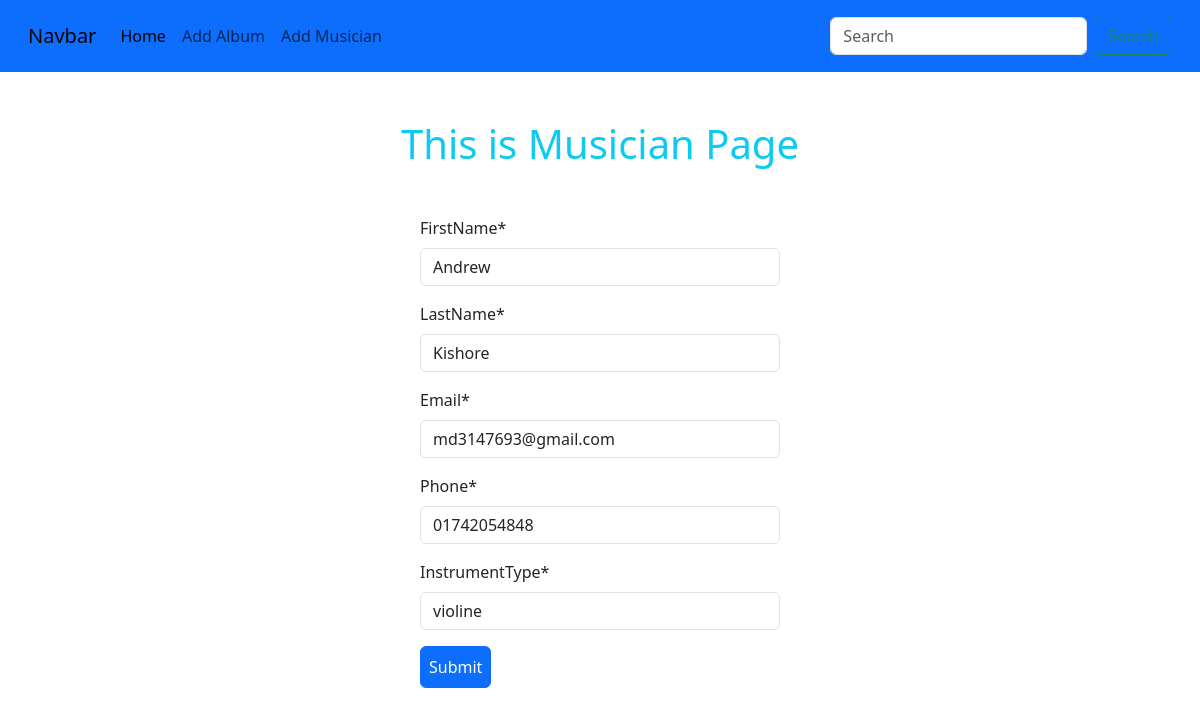
The page /musician/edit/2 on the database its author committed.
### musician/models.py (models this page shows, shortened)
class MusicianModel(models.Model):
    firstName = models.CharField(max_length=255)
    lastName = models.CharField(max_length=255)
    email = models.EmailField()
    phone = models.CharField(max_length=255)
    instrumentType = models.CharField(max_length=255)

### musician/views.py (the view)
# urls.py: path('edit/<int:id>',views.edit_musician,name = 'edit_musician'),
def edit_musician(request,id):
    musician = MusicianModel.objects.get(pk = id)
    musician_form = MusicianForm(instance=musician)
    if request.method == 'POST':
        musician_form = MusicianForm(request.Post, instance=musician)
        if musician_form.is_valid():
            musician_form.save()
            return redirect('homepage')
    return render(request,'musician.html',{'form' : musician_form})

### musician/forms.py
class MusicianForm(forms.ModelForm):
    class Meta:
        model = MusicianModel
        fields = '__all__'

### musician/templates/musician.html (shortened to what this page needs)
{%extends 'base.html'%}
{%block content%}
{%load crispy_forms_tags%}
<h1 class="text-center text-info m-3 mt-5 mb-5">This is Musician Page</h1>
<form style = "width: 30%; margin: auto" method="POST" enctype="multipart/form-data">
    {{form | crispy }}
    <button class="btn btn-primary p-2">Submit</button>
</form>
{%endblock%}

### rows shown on the page
MusicianModel: firstName "Andrew", lastName "Kishore", email "md3147693@gmail.com", phone "01742054848", instrumentType "violine"
